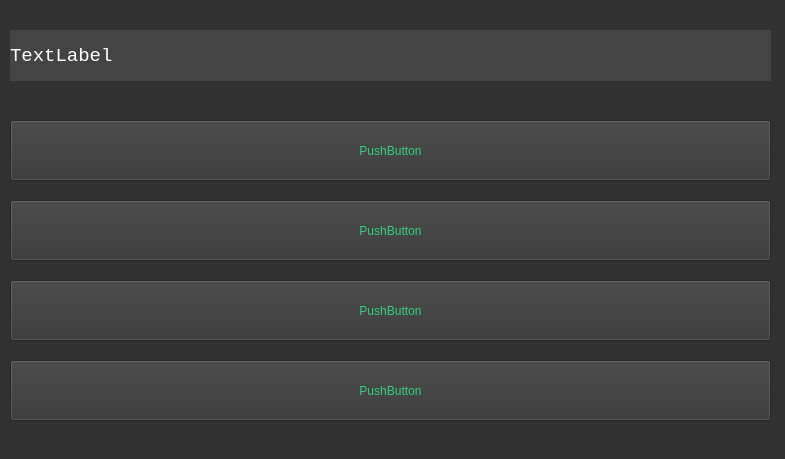
<?xml version="1.0" encoding="UTF-8"?>
<ui version="4.0">
 <class>Quiz</class>
 <widget class="QWidget" name="Quiz">
  <property name="geometry">
   <rect>
    <x>0</x>
    <y>0</y>
    <width>785</width>
    <height>459</height>
   </rect>
  </property>
  <property name="windowTitle">
   <string>Quiz</string>
  </property>
  <property name="styleSheet">
   <string notr="true">
font: 75 14pt &quot;Monospace&quot;;
color: rgb(51, 209, 122);
background-color: rgb(49, 49, 49);</string>
  </property>
  <widget class="QPushButton" name="Button_1">
   <property name="geometry">
    <rect>
     <x>10</x>
     <y>200</y>
     <width>761</width>
     <height>61</height>
    </rect>
   </property>
   <property name="styleSheet">
    <string notr="true">background-color: rgb(53, 53, 53);</string>
   </property>
   <property name="text">
    <string>PushButton</string>
   </property>
  </widget>
  <widget class="QPushButton" name="Button_2">
   <property name="geometry">
    <rect>
     <x>10</x>
     <y>280</y>
     <width>761</width>
     <height>61</height>
    </rect>
   </property>
   <property name="styleSheet">
    <string notr="true">background-color: rgb(53, 53, 53);</string>
   </property>
   <property name="text">
    <string>PushButton</string>
   </property>
  </widget>
  <widget class="QPushButton" name="Button_3">
   <property name="geometry">
    <rect>
     <x>10</x>
     <y>360</y>
     <width>761</width>
     <height>61</height>
    </rect>
   </property>
   <property name="styleSheet">
    <string notr="true">background-color: rgb(53, 53, 53);</string>
   </property>
   <property name="text">
    <string>PushButton</string>
   </property>
  </widget>
  <widget class="QLabel" name="QuestionLabel">
   <property name="geometry">
    <rect>
     <x>10</x>
     <y>30</y>
     <width>761</width>
     <height>51</height>
    </rect>
   </property>
   <property name="font">
    <font>
     <family>Monospace</family>
     <pointsize>14</pointsize>
     <weight>9</weight>
     <italic>false</italic>
     <bold>false</bold>
    </font>
   </property>
   <property name="styleSheet">
    <string notr="true">color: rgb(255, 255, 255);
background-color: rgb(68, 68, 68);</string>
   </property>
   <property name="text">
    <string>TextLabel</string>
   </property>
   <property name="margin">
    <number>2</number>
   </property>
  </widget>
  <widget class="QPushButton" name="Button_0">
   <property name="geometry">
    <rect>
     <x>10</x>
     <y>120</y>
     <width>761</width>
     <height>61</height>
    </rect>
   </property>
   <property name="styleSheet">
    <string notr="true">background-color: rgb(53, 53, 53);</string>
   </property>
   <property name="text">
    <string>PushButton</string>
   </property>
  </widget>
 </widget>
 <resources/>
 <connections/>
</ui>
